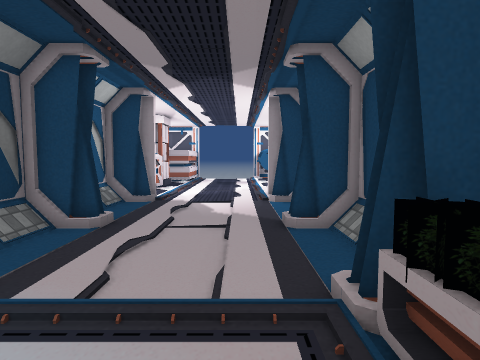
[1] (above)

19 first-person views from a walk through a Unity game level. The camera is 1.5 m above the floor, tilts 4° down and sees 75° across. Doors are open. The floor is counted in squares, 1 m on a side. Each view is taken from the middle of a square. On the plan, view 1 faces up. The plan holds only what a view shows up to about 15 squares ahead; the rest is blank. The place goes on beyond the plan. Some surface patterns are stand-ins.

[2]
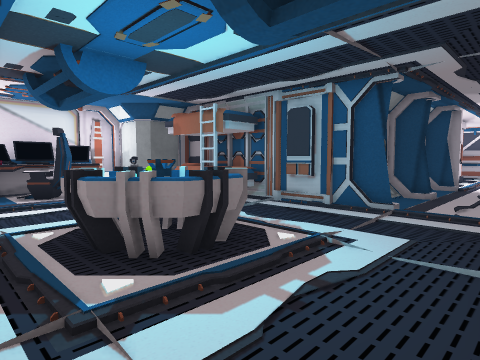

[3]
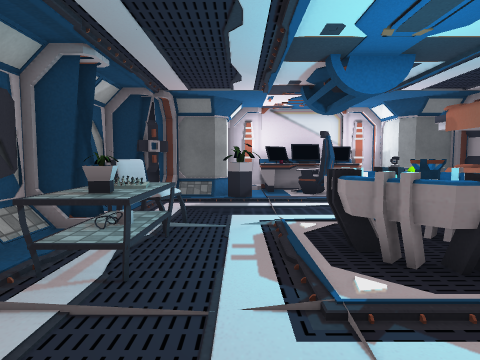

[4]
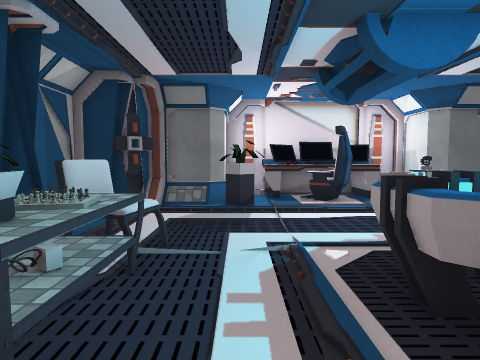

[5]
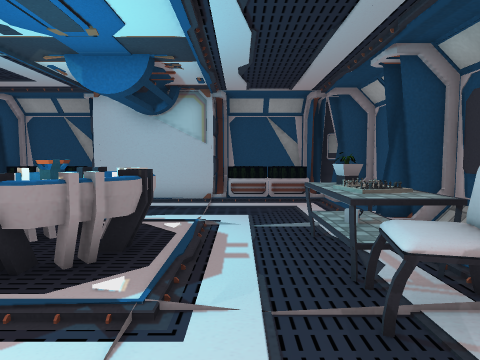

[6]
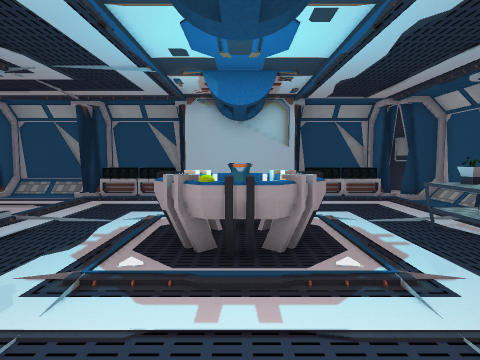

[7]
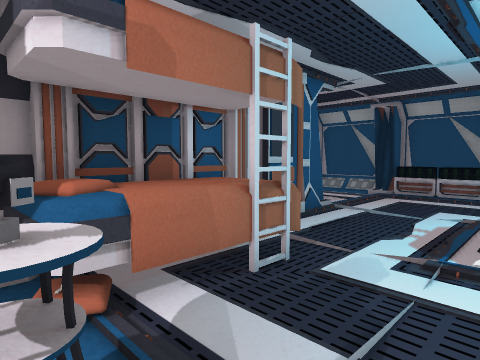

[8]
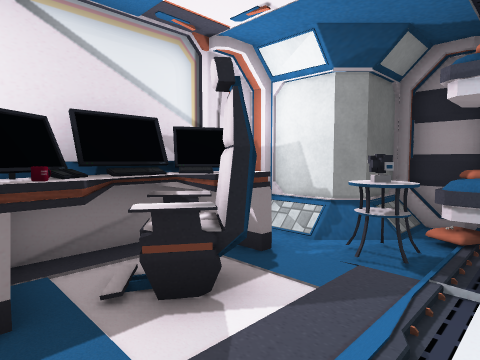

[9]
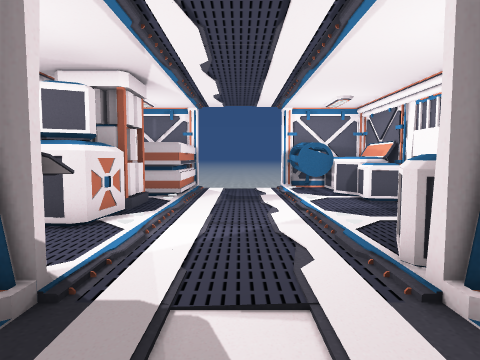

[10]
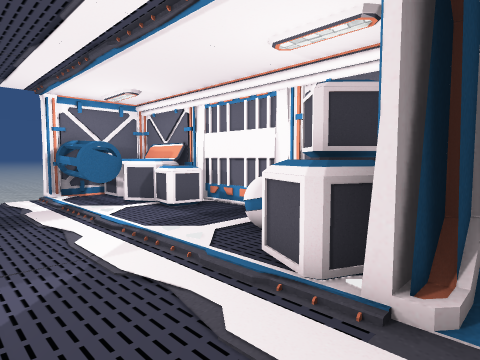

[11]
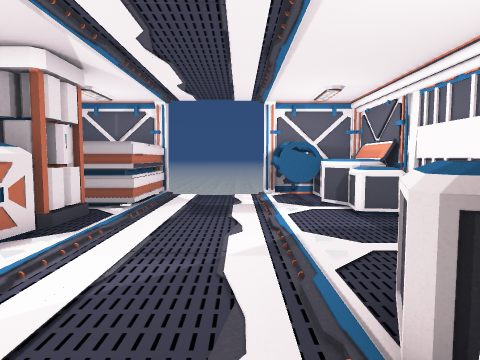

[12]
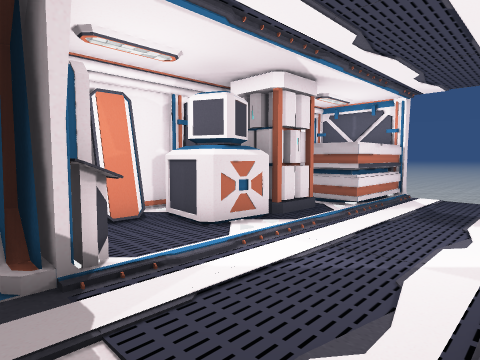

[13]
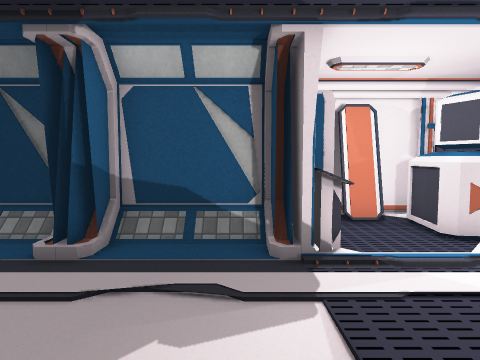

[14]
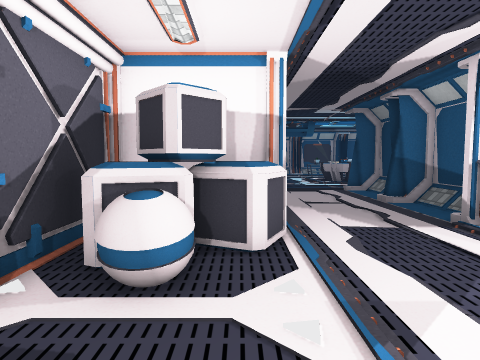

[15]
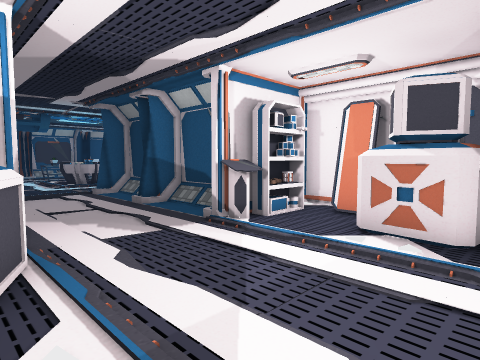

[16]
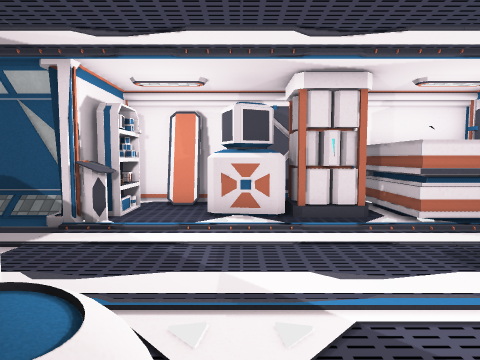

[17]
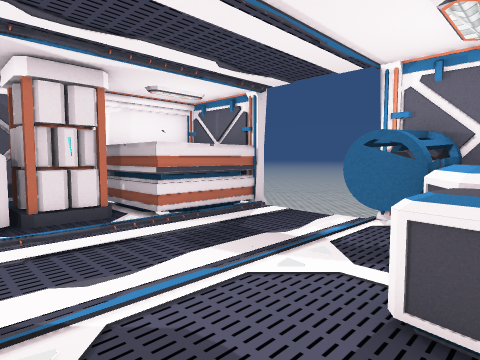

[18]
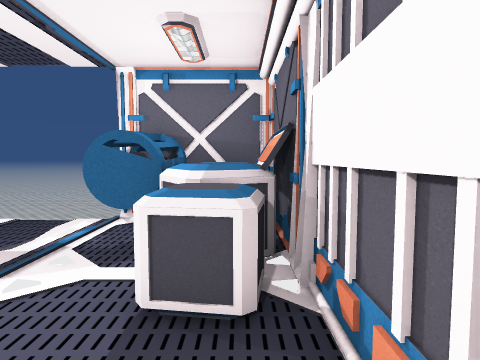

[19]
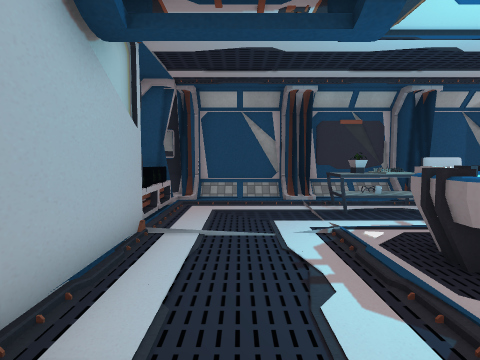

### Floor plan
Key: @ floor where view 1 was taken; # wall or solid block; . main floor; : floor 0.25 m higher than the main floor; - floor 1 m lower than the main floor; / step, stairs or slope; D open door; ^ raised ledge; O other object.
Columns run from 15 left of view 1 to 5 right of it. Each row starts with its distance up from view 1.
 22            OO...OO###
 21            OO...OOO #
 20           OOO....OO##
 19         #OOOO.....O##
 18         #  .......OO#
 17         #  .........#
 16         #OOO........#
 15         #OOO......O.#
 14         #OOO......OO#
 13         #OO......OOO#
 12         # OO#...OOOO#
 11         ####DDDDD#
 10            #...../
  9            #.....
  8            #.....
  7            #:....#
  6            #.....#
  5            #...../
  4            #...../
  3    #########////##
  2   -#OOOO........O#
  1   ##OOOO........O#
  0 ###OO..........@OO
 -1 #OOO............#
 -2 #OO......OOO....#
 -3 #^OO.....OOO....#
 -4 #OO......OOO....#
 -5 #OO.............##
 -6 # ##............OO
 -7  ##/....OOOO....O#
 -8   #/...OOOOO....O#
 -9    ##...OOOO#...OO
-10     #///#####///##
-11      ###     ###

Where each view was taken, in squares from view 1:
view 1: 0 up, 0 right, facing up
view 2: 6 down, 0 right, facing up-left
view 3: 6 down, 0 right, facing left
view 4: 6 down, 2 left, facing left
view 5: 6 down, 10 left, facing right
view 6: 3 down, 11 left, facing right
view 7: 2 down, 12 left, facing up-right
view 8: 5 down, 10 left, facing up-left
view 9: 8 up, 1 left, facing up
view 10: 10 up, 2 left, facing up-right
view 11: 10 up, 0 right, facing up
view 12: 10 up, 1 right, facing up-left
view 13: 10 up, 2 right, facing left
view 14: 18 up, 2 right, facing down
view 15: 17 up, 2 right, facing down-left
view 16: 15 up, 4 right, facing left
view 17: 15 up, 4 right, facing up-left
view 18: 15 up, 4 right, facing up
view 19: 1 up, 1 left, facing down
